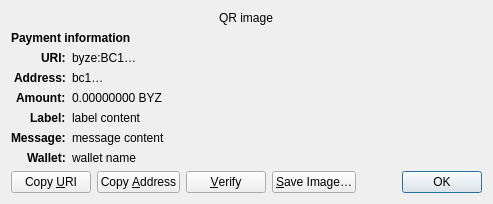
<?xml version="1.0" encoding="UTF-8"?>
<ui version="4.0">
 <class>ReceiveRequestDialog</class>
 <widget class="QDialog" name="ReceiveRequestDialog">
  <property name="geometry">
   <rect>
    <x>0</x>
    <y>0</y>
    <width>413</width>
    <height>229</height>
   </rect>
  </property>
  <property name="windowTitle">
   <string>Request payment to …</string>
  </property>
  <layout class="QGridLayout" name="gridLayout" columnstretch="0,1">
   <property name="sizeConstraint">
    <enum>QLayout::SetFixedSize</enum>
   </property>
   <item row="0" column="0" colspan="2" alignment="Qt::AlignHCenter">
    <widget class="QRImageWidget" name="qr_code">
     <property name="text">
      <string notr="true">QR image</string>
     </property>
     <property name="textInteractionFlags">
      <set>Qt::NoTextInteraction</set>
     </property>
    </widget>
   </item>
   <item row="1" column="0" colspan="2">
    <widget class="QLabel" name="payment_header">
     <property name="font">
      <font>
       <weight>75</weight>
       <bold>true</bold>
      </font>
     </property>
     <property name="text">
      <string>Payment information</string>
     </property>
     <property name="textInteractionFlags">
      <set>Qt::NoTextInteraction</set>
     </property>
    </widget>
   </item>
   <item row="2" column="0" alignment="Qt::AlignRight|Qt::AlignTop">
    <widget class="QLabel" name="uri_tag">
     <property name="font">
      <font>
       <weight>75</weight>
       <bold>true</bold>
      </font>
     </property>
     <property name="text">
      <string notr="true">URI:</string>
     </property>
     <property name="textFormat">
      <enum>Qt::PlainText</enum>
     </property>
     <property name="textInteractionFlags">
      <set>Qt::NoTextInteraction</set>
     </property>
    </widget>
   </item>
   <item row="2" column="1" alignment="Qt::AlignTop">
    <widget class="QLabel" name="uri_content">
     <property name="text">
      <string notr="true">byze:BC1…</string>
     </property>
     <property name="textFormat">
      <enum>Qt::RichText</enum>
     </property>
     <property name="wordWrap">
      <bool>true</bool>
     </property>
     <property name="textInteractionFlags">
      <set>Qt::TextSelectableByMouse</set>
     </property>
    </widget>
   </item>
   <item row="3" column="0" alignment="Qt::AlignRight|Qt::AlignTop">
    <widget class="QLabel" name="address_tag">
     <property name="font">
      <font>
       <weight>75</weight>
       <bold>true</bold>
      </font>
     </property>
     <property name="text">
      <string>Address:</string>
     </property>
     <property name="textInteractionFlags">
      <set>Qt::NoTextInteraction</set>
     </property>
    </widget>
   </item>
   <item row="3" column="1" alignment="Qt::AlignTop">
    <widget class="QLabel" name="address_content">
     <property name="text">
      <string notr="true">bc1…</string>
     </property>
     <property name="textFormat">
      <enum>Qt::PlainText</enum>
     </property>
     <property name="textInteractionFlags">
      <set>Qt::TextSelectableByMouse</set>
     </property>
    </widget>
   </item>
   <item row="4" column="0" alignment="Qt::AlignRight|Qt::AlignTop">
    <widget class="QLabel" name="amount_tag">
     <property name="font">
      <font>
       <weight>75</weight>
       <bold>true</bold>
      </font>
     </property>
     <property name="text">
      <string>Amount:</string>
     </property>
     <property name="textInteractionFlags">
      <set>Qt::NoTextInteraction</set>
     </property>
    </widget>
   </item>
   <item row="4" column="1" alignment="Qt::AlignTop">
    <widget class="QLabel" name="amount_content">
     <property name="text">
      <string notr="true">0.00000000 BYZ</string>
     </property>
     <property name="textFormat">
      <enum>Qt::PlainText</enum>
     </property>
     <property name="textInteractionFlags">
      <set>Qt::TextSelectableByMouse</set>
     </property>
    </widget>
   </item>
   <item row="5" column="0" alignment="Qt::AlignRight|Qt::AlignTop">
    <widget class="QLabel" name="label_tag">
     <property name="font">
      <font>
       <weight>75</weight>
       <bold>true</bold>
      </font>
     </property>
     <property name="text">
      <string>Label:</string>
     </property>
     <property name="textInteractionFlags">
      <set>Qt::NoTextInteraction</set>
     </property>
    </widget>
   </item>
   <item row="5" column="1" alignment="Qt::AlignTop">
    <widget class="QLabel" name="label_content">
     <property name="text">
      <string notr="true">label content</string>
     </property>
     <property name="textFormat">
      <enum>Qt::PlainText</enum>
     </property>
     <property name="wordWrap">
      <bool>true</bool>
     </property>
     <property name="textInteractionFlags">
      <set>Qt::TextSelectableByMouse</set>
     </property>
    </widget>
   </item>
   <item row="6" column="0" alignment="Qt::AlignRight|Qt::AlignTop">
    <widget class="QLabel" name="message_tag">
     <property name="font">
      <font>
       <weight>75</weight>
       <bold>true</bold>
      </font>
     </property>
     <property name="text">
      <string>Message:</string>
     </property>
     <property name="textInteractionFlags">
      <set>Qt::NoTextInteraction</set>
     </property>
    </widget>
   </item>
   <item row="6" column="1" alignment="Qt::AlignTop">
    <widget class="QLabel" name="message_content">
     <property name="text">
      <string notr="true">message content</string>
     </property>
     <property name="textFormat">
      <enum>Qt::PlainText</enum>
     </property>
     <property name="wordWrap">
      <bool>true</bool>
     </property>
     <property name="textInteractionFlags">
      <set>Qt::TextSelectableByMouse</set>
     </property>
    </widget>
   </item>
   <item row="7" column="0" alignment="Qt::AlignRight|Qt::AlignTop">
    <widget class="QLabel" name="wallet_tag">
     <property name="font">
      <font>
       <weight>75</weight>
       <bold>true</bold>
      </font>
     </property>
     <property name="text">
      <string>Wallet:</string>
     </property>
     <property name="textInteractionFlags">
      <set>Qt::NoTextInteraction</set>
     </property>
    </widget>
   </item>
   <item row="7" column="1" alignment="Qt::AlignTop">
    <widget class="QLabel" name="wallet_content">
     <property name="text">
      <string notr="true">wallet name</string>
     </property>
     <property name="textFormat">
      <enum>Qt::PlainText</enum>
     </property>
     <property name="wordWrap">
      <bool>true</bool>
     </property>
     <property name="textInteractionFlags">
      <set>Qt::TextSelectableByMouse</set>
     </property>
    </widget>
   </item>
   <item row="8" column="0" colspan="2">
    <layout class="QHBoxLayout" name="horizontalLayout">
     <item>
      <widget class="QPushButton" name="btnCopyURI">
       <property name="text">
        <string>Copy &amp;URI</string>
       </property>
       <property name="autoDefault">
        <bool>false</bool>
       </property>
      </widget>
     </item>
     <item>
      <widget class="QPushButton" name="btnCopyAddress">
       <property name="text">
        <string>Copy &amp;Address</string>
       </property>
       <property name="autoDefault">
        <bool>false</bool>
       </property>
      </widget>
     </item>
     <item>
      <widget class="QPushButton" name="btnVerify">
       <property name="text">
        <string>&amp;Verify</string>
       </property>
       <property name="toolTip">
        <string>Verify this address on e.g. a hardware wallet screen</string>
       </property>
       <property name="autoDefault">
        <bool>false</bool>
       </property>
      </widget>
     </item>
     <item>
      <widget class="QPushButton" name="btnSaveAs">
       <property name="text">
        <string>&amp;Save Image…</string>
       </property>
       <property name="autoDefault">
        <bool>false</bool>
       </property>
      </widget>
     </item>
     <item>
      <spacer name="horizontalSpacer_2">
       <property name="orientation">
        <enum>Qt::Horizontal</enum>
       </property>
       <property name="sizeHint" stdset="0">
        <size>
         <width>40</width>
         <height>20</height>
        </size>
       </property>
      </spacer>
     </item>
     <item>
      <widget class="QDialogButtonBox" name="buttonBox">
       <property name="focusPolicy">
        <enum>Qt::StrongFocus</enum>
       </property>
       <property name="standardButtons">
        <set>QDialogButtonBox::Ok</set>
       </property>
      </widget>
     </item>
    </layout>
   </item>
  </layout>
 </widget>
 <customwidgets>
  <customwidget>
   <class>QRImageWidget</class>
   <extends>QLabel</extends>
   <header>qt/qrimagewidget.h</header>
  </customwidget>
 </customwidgets>
 <tabstops>
  <tabstop>buttonBox</tabstop>
  <tabstop>btnCopyURI</tabstop>
  <tabstop>btnCopyAddress</tabstop>
  <tabstop>btnSaveAs</tabstop>
 </tabstops>
 <resources/>
 <connections>
  <connection>
   <sender>buttonBox</sender>
   <signal>accepted()</signal>
   <receiver>ReceiveRequestDialog</receiver>
   <slot>accept()</slot>
   <hints>
    <hint type="sourcelabel">
     <x>135</x>
     <y>230</y>
    </hint>
    <hint type="destinationlabel">
     <x>135</x>
     <y>126</y>
    </hint>
   </hints>
  </connection>
 </connections>
</ui>
